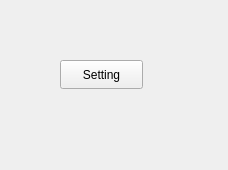
<?xml version="1.0" encoding="UTF-8"?>
<ui version="4.0">
 <class>SettingArea</class>
 <widget class="QWidget" name="SettingArea">
  <property name="geometry">
   <rect>
    <x>0</x>
    <y>0</y>
    <width>228</width>
    <height>170</height>
   </rect>
  </property>
  <property name="windowTitle">
   <string>Form</string>
  </property>
  <widget class="QPushButton" name="pushButton">
   <property name="geometry">
    <rect>
     <x>60</x>
     <y>60</y>
     <width>83</width>
     <height>29</height>
    </rect>
   </property>
   <property name="text">
    <string>Setting</string>
   </property>
  </widget>
 </widget>
 <resources/>
 <connections/>
</ui>
